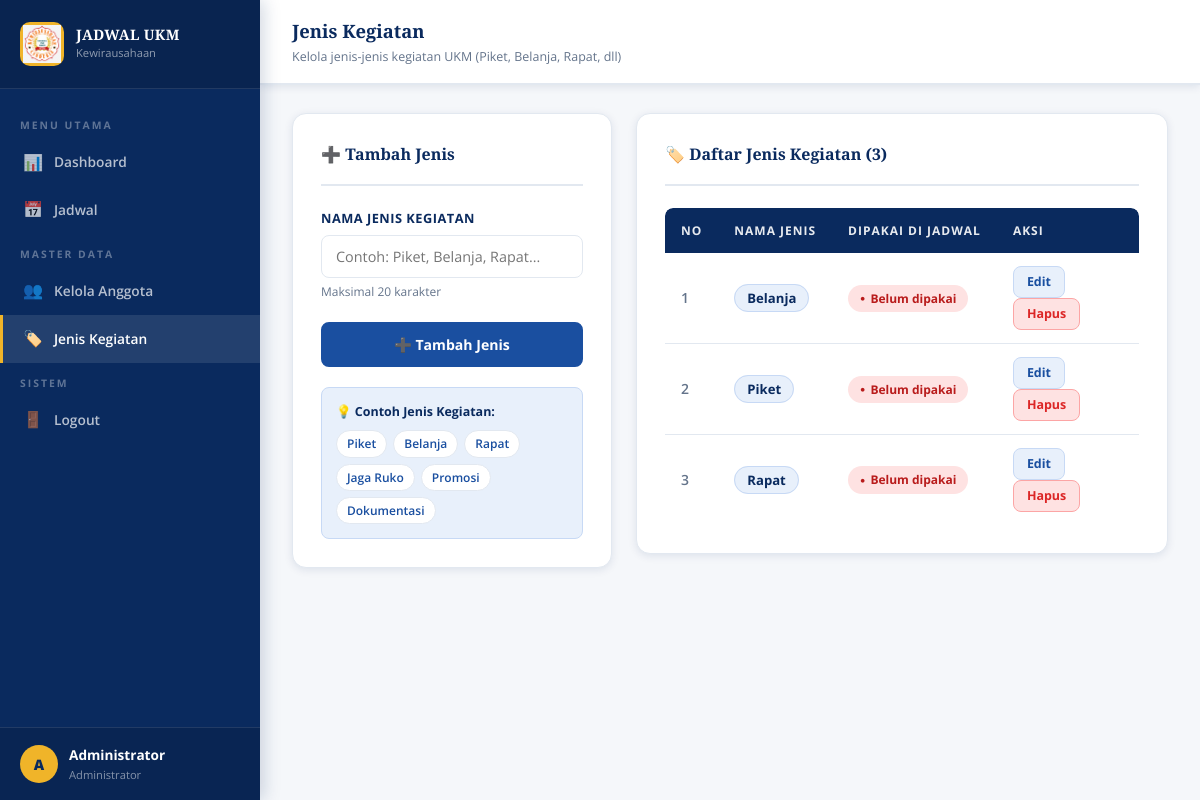
Screenshot of /admin/kelola_jenis.php (signed in) with the database file from the repository.
### tables this page shows
CREATE TABLE jenis_jadwal (
    id_jenis_jadwal INT(11) AUTO_INCREMENT PRIMARY KEY,
    nama_jenis VARCHAR(20) UNIQUE NOT NULL
);

### admin/kelola_jenis.php (the view, shortened to what this page needs)
<?php
require '../config/db.php';
$jenis_list = $pdo->query("
    SELECT jj.*, COUNT(dj.id_detail_jadwal) AS jumlah_dipakai
    FROM jenis_jadwal jj
    LEFT JOIN detail_jadwal dj ON jj.id_jenis_jadwal = dj.id_jenis_jadwal
    GROUP BY jj.id_jenis_jadwal
    ORDER BY jj.nama_jenis
")->fetchAll();
$edit_data = null;
?>
<!DOCTYPE html>
<html lang="id">
<head>
<link rel="stylesheet" href="../assets/style.css">
</head>
<body>
<div class="layout">
  <aside class="sidebar">
    <div class="sidebar-brand">
      <div class="brand-icon">
        <img src="../assets/ukm_cendikia.png" alt="Logo" style="width:38px;height:38px;object-fit:contain;" onerror="this.style.display='none';this.nextElementSibling.style.display='flex'">
      </div>
      <div class="brand-text">
        <div class="brand-name">JADWAL UKM</div>
        <div class="brand-sub">Kewirausahaan</div>
      </div>
    </div>
    <nav class="sidebar-nav">
      <p class="nav-label">Menu Utama</p>
      <a href="dashboard.php" class="nav-item">
        <span class="nav-icon">📊</span> Dashboard
      </a>
      <a href="tambah_jadwal.php" class="nav-item">
        <span class="nav-icon">📅</span> Jadwal
      </a>
      <p class="nav-label">Master Data</p>
      <a href="kelola_anggota.php" class="nav-item">
        <span class="nav-icon">👥</span> Kelola Anggota
      </a>
      <a href="kelola_jenis.php" class="nav-item active">
        <span class="nav-icon">🏷️</span> Jenis Kegiatan
      </a>
      <p class="nav-label">Sistem</p>
      <a href="../logout.php" class="nav-item">
        <span class="nav-icon">🚪</span> Logout
      </a>
    </nav>
    <div class="sidebar-footer">
      <div class="user-info">
        <div class="user-avatar"><?= strtoupper(substr($_SESSION['nama'],0,1)) ?></div>
        <div class="user-detail">
          <div class="user-name"><?= htmlspecialchars($_SESSION['nama']) ?></div>
          <div class="user-role">Administrator</div>
        </div>
      </div>
    </div>
  </aside>
  <div class="main-content">
    <header class="topbar">
      <div class="topbar-title">
        <h2>Jenis Kegiatan</h2>
        <p>Kelola jenis-jenis kegiatan UKM (Piket, Belanja, Rapat, dll)</p>
      </div>
    </header>
    <main class="page-content">
      <div style="display:grid;grid-template-columns:320px 1fr;gap:24px;align-items:start;">
        <div class="card">
          <div class="card-header">
            <h3><?= $edit_data ? '✏️ Edit Jenis' : '➕ Tambah Jenis' ?></h3>
          </div>
          <form method="POST">
            <div class="form-group">
              <label>Nama Jenis Kegiatan</label>
              <input type="text" name="nama_jenis"
                placeholder="Contoh: Piket, Belanja, Rapat..."
                value="<?= $edit_data ? htmlspecialchars($edit_data['nama_jenis']) : '' ?>"
                required maxlength="20">
              <small style="color:var(--gray-text);font-size:0.75rem;">Maksimal 20 karakter</small>
            </div>
            <button type="submit" class="btn btn-blue" style="width:100%;justify-content:center;">
              <?= $edit_data ? '💾 Simpan Perubahan' : '➕ Tambah Jenis' ?>
            </button>
          </form>
          <div style="margin-top:20px;padding:14px;background:var(--blue-soft);border-radius:8px;border:1px solid #c7d9f5;">
            <p style="font-size:0.78rem;font-weight:700;color:var(--blue-dark);margin-bottom:8px;">💡 Contoh Jenis Kegiatan:</p>
            <div style="display:flex;flex-wrap:wrap;gap:6px;">
              <?php foreach (['Piket','Belanja','Rapat','Jaga Ruko','Promosi','Dokumentasi'] as $contoh): ?>
                <span style="background:white;border:1px solid var(--gray-mid);padding:3px 10px;border-radius:50px;font-size:0.75rem;color:var(--blue-mid);font-weight:600;"><?= $contoh ?></span>
              <?php endforeach; ?>
            </div>
          </div>
        </div>
        <div class="card">
          <div class="card-header">
            <h3>🏷️ Daftar Jenis Kegiatan (<?= count($jenis_list) ?>)</h3>
          </div>
          <div class="table-wrapper">
            <?php if (empty($jenis_list)): ?>
              <p style="text-align:center;padding:32px;color:var(--gray-text);">Belum ada jenis kegiatan.</p>
            <?php else: ?>
            <table>
              <thead>
                <tr><th>No</th><th>Nama Jenis</th><th>Dipakai di Jadwal</th><th>Aksi</th></tr>
              </thead>
              <tbody>
                <?php foreach ($jenis_list as $i => $j): ?>
                <tr>
                  <td style="color:var(--gray-text);font-weight:600;"><?= $i+1 ?></td>
                  <td>
                    <span style="background:var(--blue-soft);border:1px solid #c7d9f5;padding:4px 12px;border-radius:50px;font-size:0.82rem;font-weight:700;color:var(--blue-dark);">
                      <?= htmlspecialchars($j['nama_jenis']) ?>
                    </span>
                  </td>
                  <td>
                    <?php if ($j['jumlah_dipakai'] > 0): ?>
                      <span class="badge green"><?= $j['jumlah_dipakai'] ?> jadwal</span>
                    <?php else: ?>
                      <span class="badge red">Belum dipakai</span>
                    <?php endif; ?>
                  </td>
                  <td>
                    <a href="kelola_jenis.php?edit=<?= $j['id_jenis_jadwal'] ?>" class="action-link edit">Edit</a>
                    <?php if ($j['jumlah_dipakai'] == 0): ?>
                      <a href="kelola_jenis.php?hapus=<?= $j['id_jenis_jadwal'] ?>" class="action-link delete"
                         onclick="return confirm('Hapus jenis <?= htmlspecialchars($j['nama_jenis']) ?>?')">Hapus</a>
                    <?php else: ?>
                      <span style="font-size:0.75rem;color:var(--gray-text);padding:5px 8px;">🔒 Terkunci</span>
                    <?php endif; ?>
                  </td>
                </tr>
                <?php endforeach; ?>
              </tbody>
            </table>
            <?php endif; ?>
          </div>
        </div>
      </div>
    </main>
  </div>
</div>
</body>
</html>

### rows the page displays
jenis_jadwal: nama_jenis "Belanja"
jenis_jadwal: nama_jenis "Piket"
jenis_jadwal: nama_jenis "Rapat"

### other values shown
substr($_SESSION['nama'],0,1) "A"
$_SESSION['nama'] "Administrator"
$contoh "Piket"
$contoh "Belanja"
$contoh "Rapat"
$contoh "Jaga Ruko"
$contoh "Promosi"
$contoh "Dokumentasi"
count($jenis_list) "3"
